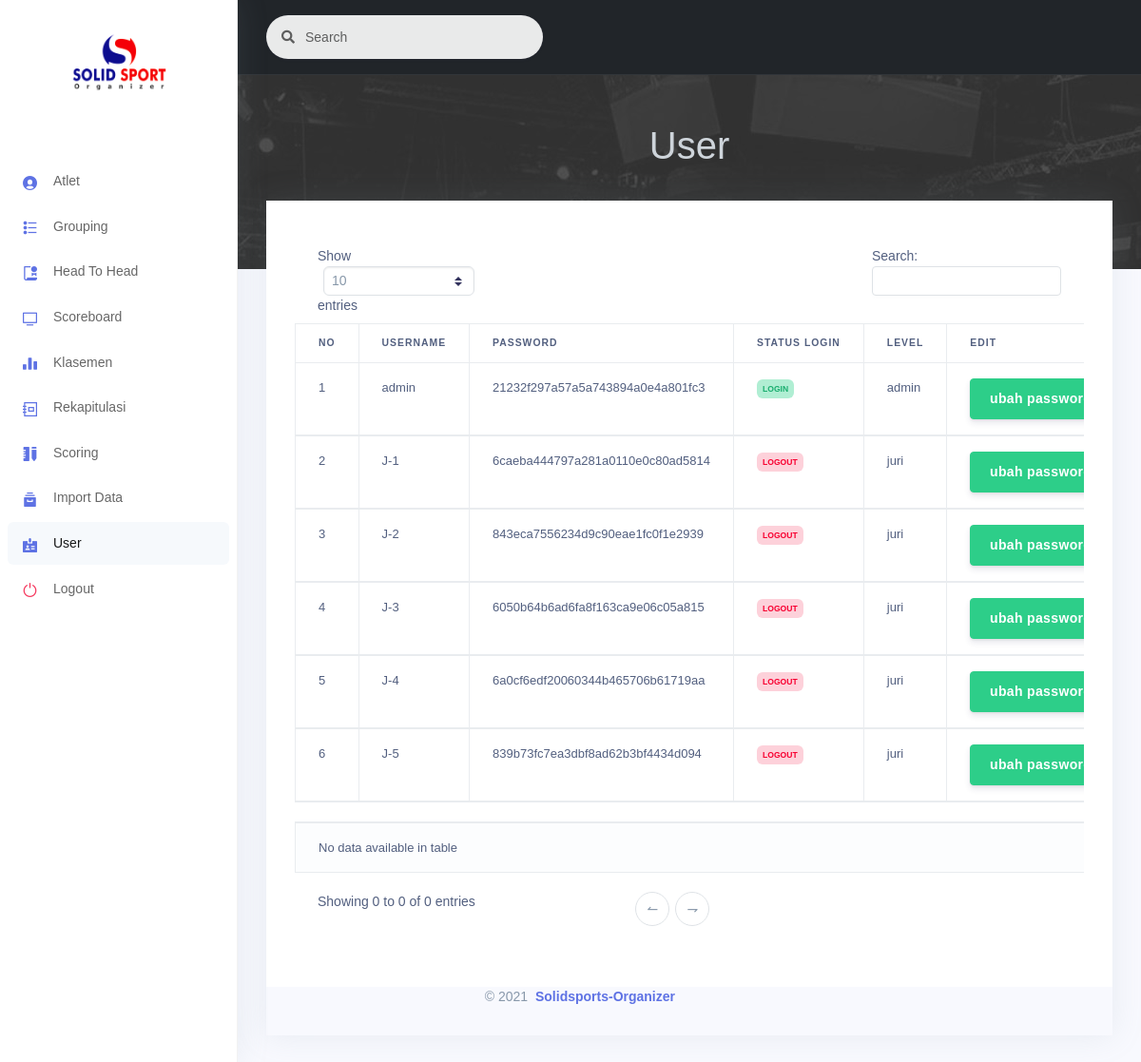
The page /modul/user/index.php (signed in) on the database as committed earlier.
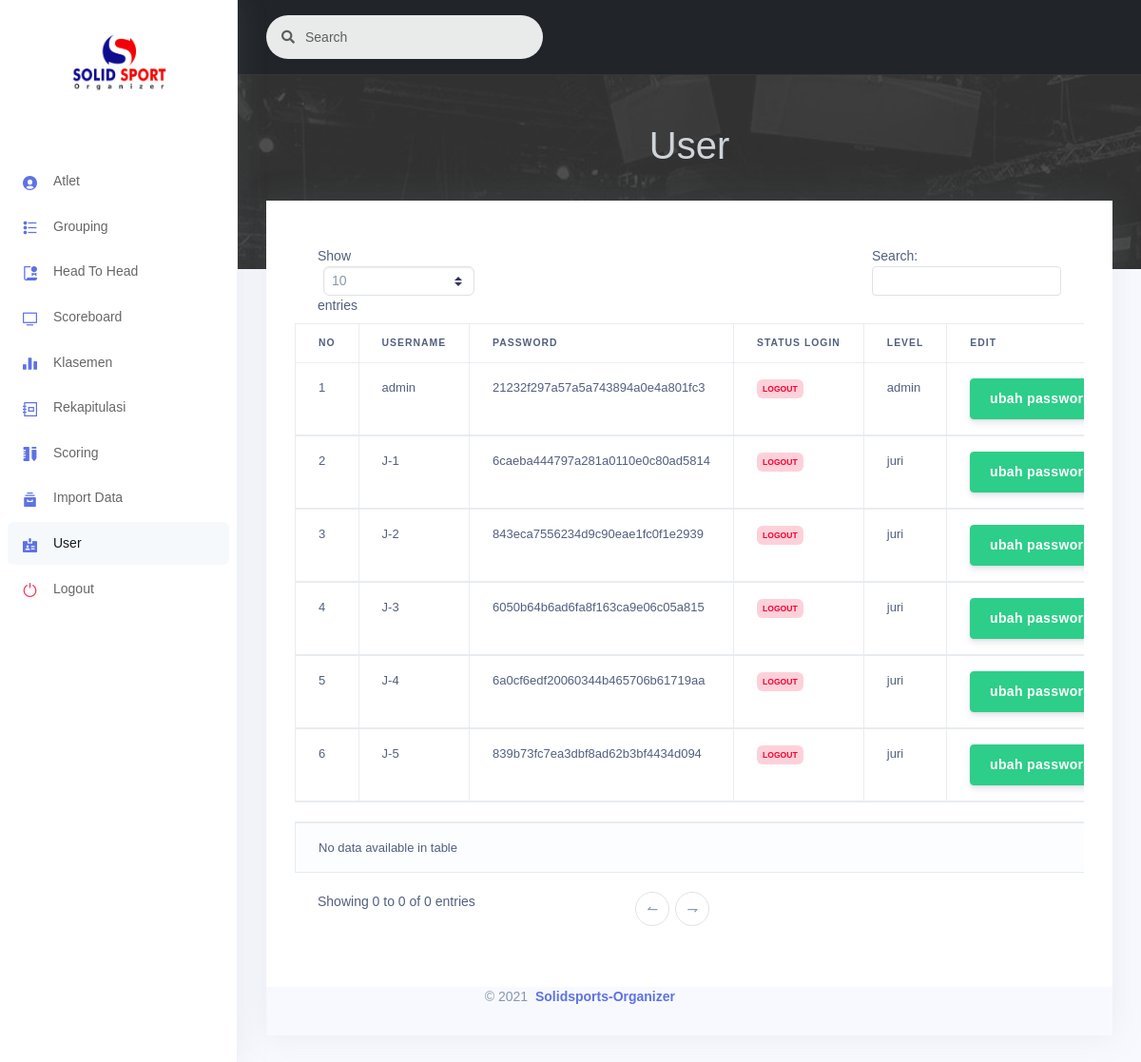
The same page on the database as committed later.
### tables this page shows
CREATE TABLE `user` (
  `idUser` int(11) NOT NULL,
  `username` varchar(50) NOT NULL,
  `password` varchar(255) NOT NULL,
  `statusLogin` int(1) NOT NULL,
  `level` int(1) NOT NULL
);

### modul/user/index.php (the view, shortened to what this page needs)
<?php
if (!isset($_SESSION['username'])) {
    header("location:../login");
} else {
    include "../../config/templates/header.php";
    include "../../config/templates/sidebar.php";
    include "../../config/templates/mainContent.php";
    include "../../config/database/koneksi.php";
?>
        <div class="container-fluid mt-5 mb-5 border-0">
        <table id="example" class="table table-striped table-bordered" style="width:100%">
        <thead>
                <tr>
                    <th>No</th>
                    <th>Username</th>
                    <th>Password</th>
                    <th>Status Login</th>
                    <th>Level</th>
                    <th>Edit</th>
                </tr>
                <?php
                $sqlUser = mysqli_query($conn, "SELECT * FROM `user` ");
                while($row = mysqli_fetch_object($sqlUser)){?>
                <tr>
                    <td>
                    <?= $row -> idUser ?>
                    </td>
                    <td>
                    <?= $row -> username ?>
                    </td>
                    <td>
                    <?= $row -> password ?>
                    </td><td>
                    <?php if($row -> statusLogin == 0 ) {echo '<span class="badge badge-danger">logout</span>';} else { echo '<span class="badge badge-success">login</span>'; } ?>
                    </td><td>
                    <?php if($row -> level == 1 ) {echo 'admin';} else { echo 'juri'; } ?>
                    </td>
                    <td>
                    <button class="btn btn-success" onclick="getUserId(<?= $row->idUser ?>)" data-toggle="modal" data-target="#resetPasswordModal">ubah password</button>
                    </td>
                </tr>
                <?php
                }
                ?>
            </thead>
        </table>
        </div>
    <?php
    include "../../config/templates/footer.php";
    ?>
    </body>
    </html>
    <?php }
    ?>

Rows that differ between the two databases and show on the page:
changed user "admin": statusLogin "LOGIN" → "LOGOUT"
